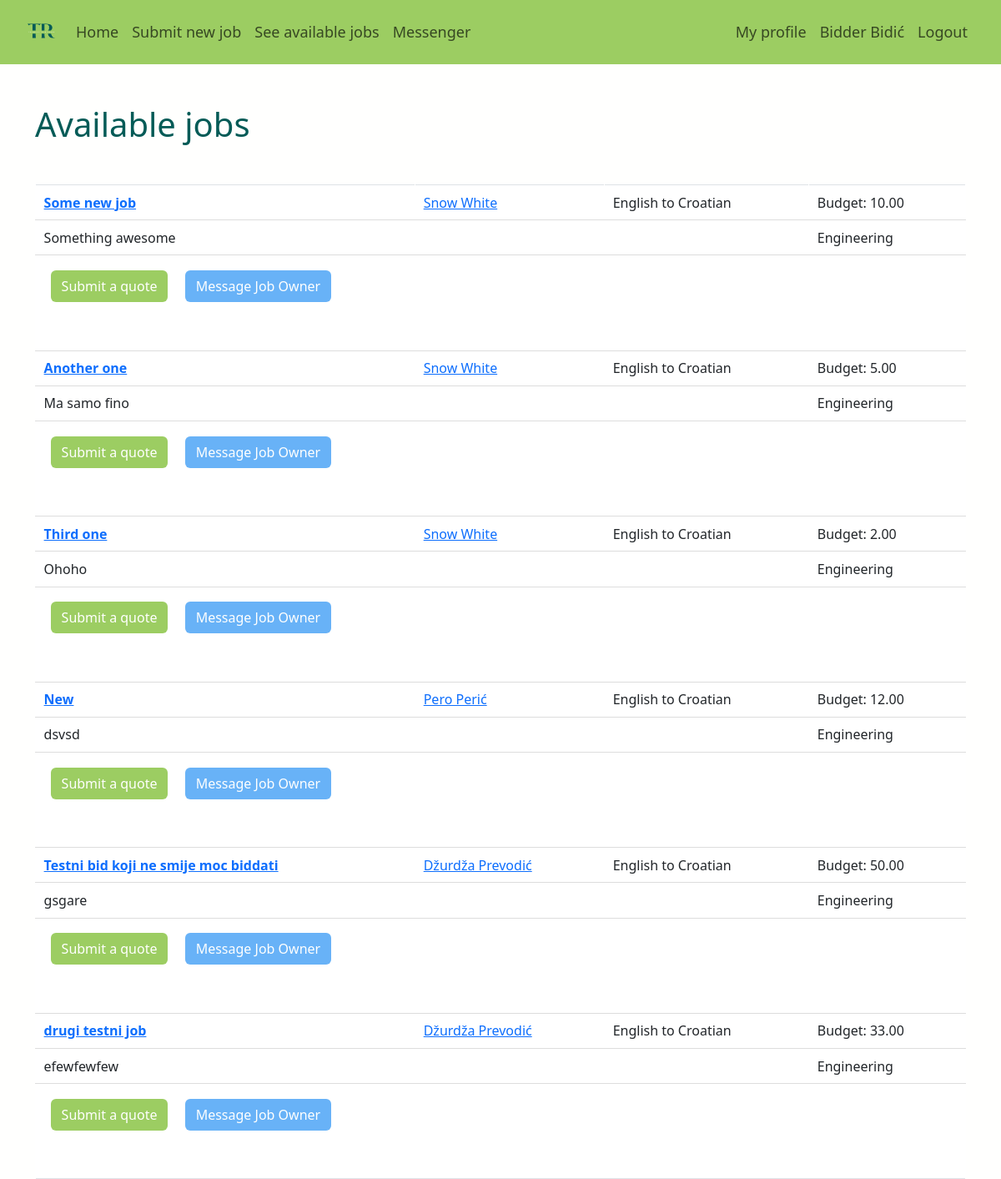
/app/jobs (signed in), run on the app's committed database.
### app/models.py (models this page shows, shortened)
class Account(models.Model):
    user = models.OneToOneField(User, on_delete=models.CASCADE)
    name = models.CharField(max_length=100)
    balance = models.DecimalField(max_digits=8, decimal_places=2, default=0)
    translator = models.BooleanField()

class Job(models.Model):
    class Status(models.TextChoices):
        AVAILABLE = 'available', "Available"
        ASSIGNED = 'assigned', "Assigned"
        IN_PROGRESS = 'in_progress', "In Progress"
        COMPLETED = 'completed', "Completed"
    class Field(models.TextChoices):
        ART = 'art', "Art"
        BUS = 'business', "Business"
        COMP = 'computers', "Computers"
        EDU = 'education', "Education"
        ENG = 'engineering', "Engineering"
        FIN = 'finance', "Finance"
        LAW = 'law', "Law"
        LIT = 'literature', "Literature"
        MED = 'medicine', "Medicine"
        SCI = 'science', "Science"
        SOC = 'social_sciences', "Social Sciences"
        TECH = 'technology', "Technology"
    class Language(models.TextChoices):
        ENG = 'en', "English"
        SPA = 'spa', "Spanish"
        FRE = 'fr', "French"
        GER = 'de', "German"
        ITA = 'it', "Italian"
        JPN = 'ja', "Japanese"
        CRO = 'hr', "Croatian"
    user = models.ForeignKey(User, on_delete=models.CASCADE)
    title = models.CharField(max_length=256)
    description = models.CharField(max_length=512)
    source_lang = models.CharField(
            max_length=3,
            choices=Language.choices,
            default=Language.ENG,
    )
    target_lang = models.CharField(
            max_length=3,
            choices=Language.choices,
            default=Language.CRO,
    )
    field = models.CharField(
            max_length=100,
            choices=Field.choices,
            default=Field.ENG,
    )
    budget = models.DecimalField(max_digits=8, decimal_places=2)
    text = models.TextField()
    status = models.CharField(
            max_length=100,
            choices=Status.choices,
            default=Status.AVAILABLE,
    )
    translation = models.TextField(blank=True, null=True)
    def owner(self):
        return  self.user.account
    def bid_by_user(self, user):
        return self.bid_set.filter(bidder = user).first()

### app/views.py (the view)
# urls.py: path('jobs', views.jobs_index, name="jobs"),
@login_required
def jobs_index(request):
    if request.user.account.translator:
        jobs = Job.objects.filter(status='available').order_by('id')
        jobs_w_bids = [[job, job.bid_by_user(request.user)] for job in jobs]
        context = {
            'jobs': jobs_w_bids,
        }
        return render(request, 'app/jobs_index.html', context)
    else:
        return HttpResponseRedirect(reverse('home_path'))

### app/templates/app/jobs_index.html
{% extends 'app/base.html' %}
{% block content %}
<h1 class="mb-5 mt-5">Available jobs</h1>
<table class="table table-bordered custom-table">
  {% for job, my_bid in jobs %}
      <tr class="{% if my_bid %} placed-bid {% endif %} ">
        <td>
          <strong>
            <a href="{% url 'app:job_detail' job.id %}">{{ job.title }}</a>
          </strong>
        </td>
        <td>
          <a href="{% url 'accounts:profile' job.user.id %}">
            {{ job.owner.name }}
          </a>
        </td>
        <td>{{ job.get_source_lang_display }} to {{ job.get_target_lang_display }} </td>
        <td>Budget: {{ job.budget }}</td>
      </tr>
      <tr class="{% if my_bid %} placed-bid {% endif %} ">
        <td colspan="3">
          {{ job.description }}
        </td>
        <td>
          {{ job.get_field_display }}
        </td>
      </tr>
      <tr class="{% if my_bid %} placed-bid {% endif %} ">
        {% if my_bid is None and job.user != request.user %}
          <td colspan="4" class="bid-controls-row">
            <a href="{% url 'app:job_detail' job.id %}" class="btn custom-btn ms-2 mt-2 mb-5">Submit a quote</a>
            <a href="{% url 'app:send_message'  job.user.id %}" class="btn custom-btn2 ms-3 mt-2 mb-5">Message Job Owner</a>
          </td>
          {% elif my_bid %}
            <td colspan="4" class="bid-controls-row">
              <p>You already placed a bit for: <strong> {{ my_bid.price}} </strong></p>
            </td>
          {% elif job.user == request.user %}
            <td colspan="4" class="bid-controls-row">
              <p>This is your job. Cannot bit your own job! </strong></p>
            </td>
        {% endif %}
      </tr>
  {% empty %}
    <tr>
      <td colspan="4"> No available jobs at this moment</td>
    </tr>
  {% endfor %}
  </table>
{% endblock content %}

### app/templates/app/base.html (shortened to what this page needs)
{% load static %}
<html>
  <head>
    <link href="https://cdn.jsdelivr.net/npm/bootstrap@5.3.0-alpha1/dist/css/bootstrap.min.css" rel="stylesheet">
    <link rel="stylesheet" href="{% static 'app/css/app.css' %}">
  </head>
  <body>
    <nav class="navbar navbar-expand-lg">
      <div class="container-fluid  p-2 ms-4 me-4">
          <a class="navbar-brand" href="/"><img class="logo" src="../../static/app/images/logo.png"></a>
          <div class="collapse navbar-collapse" id="navbarText">
            <ul class="navbar-nav me-auto mb-2 mb-lg-0">
              <li class="nav-item active">
                <a class="nav-link" href="/">Home</a>
              </li>
              {% if user.is_authenticated %}
                <li class="nav-item">
                    <a class="nav-link" aria-current="page" href="{% url 'app:new_job'  %}">Submit new job</a>
                </li>
                {% if user.account.translator %}
                  <li class="nav-item">
                  <a class="nav-link" href="{% url 'app:jobs'  %}">See available jobs</a>
                  </li>
                {% endif %}
                <li class="nav-item">
                  <a class="nav-link" aria-current="page" href="{% url 'messenger:messenger'  %}">Messenger</a>
              </li>
              {% endif %}
            </ul>
            <ul class="navbar-nav ms-auto mb-2 mb-lg-0">
              {% if user.is_authenticated %}
                <li class="nav-item">
                  <a class="nav-link" href="{% url 'accounts:profile' user.id %}">My profile</a>
                </li>
                <li class="nav-item">
                  <a class="nav-link" href="{% url 'accounts:dashboard' %}">{{ user.account.name }}</a>
                </li>
                <li class="nav-item">
                  <a class="nav-link" href="{% url 'logout' %}">Logout</a>
                </li>
              {% endif %}
            </ul>
          </div>
      </div>
    </nav>
    <div class="content container">
      <div class="row">
        <div class="col-md-12">
          {% block content %}
          {% endblock %}
        </div>
      </div>
    </div>
  </body>
</html>

### app/static/app/css/app.css (style rules this page uses)
body { background-color: #fffffe; }
h1 { color: #045B57; }
nav { background-color: #9CCD62; }
.nav-link { font-size: 18px !important; }
.custom-btn { background-color: #9CCD62; color: #fffffe; }
.custom-btn2 { background-color: #68b2f7; color: #fffffe; }
.logo { max-height: 35px; }
.custom-table { border-collapse: collapse; width: 100%; margin: 0; }
.custom-table th, .custom-table td { padding: .6em; background: white; border-bottom: 1px solid #ddd; border-left: 1px solid white; border-right: 1px solid white; }
.custom-table tr:last-child td { border-bottom: none; }

### data on the page
Job: title "Some new job", owner.name "Snow White", source_lang "English", target_lang "Croatian", budget "10.00", description "Something awesome", field "Engineering", shows "Submit a quote"
Job: title "Another one", owner.name "Snow White", source_lang "English", target_lang "Croatian", budget "5.00", description "Ma samo fino", field "Engineering", shows "Submit a quote"
Job: title "Third one", owner.name "Snow White", source_lang "English", target_lang "Croatian", budget "2.00", description "Ohoho", field "Engineering", shows "Submit a quote"
Job: title "New", owner.name "Pero Perić", source_lang "English", target_lang "Croatian", budget "12.00", description "dsvsd", field "Engineering", shows "Submit a quote"
Job: title "Testni bid koji ne smije moc biddati", owner.name "Džurdža Prevodić", source_lang "English", target_lang "Croatian", budget "50.00", description "gsgare", field "Engineering", shows "Submit a quote"
Job: title "drugi testni job", owner.name "Džurdža Prevodić", source_lang "English", target_lang "Croatian", budget "33.00", description "efewfewfew", field "Engineering", shows "Submit a quote"

### other printed values
{{ user.account.name }} "Bidder Bidić"
